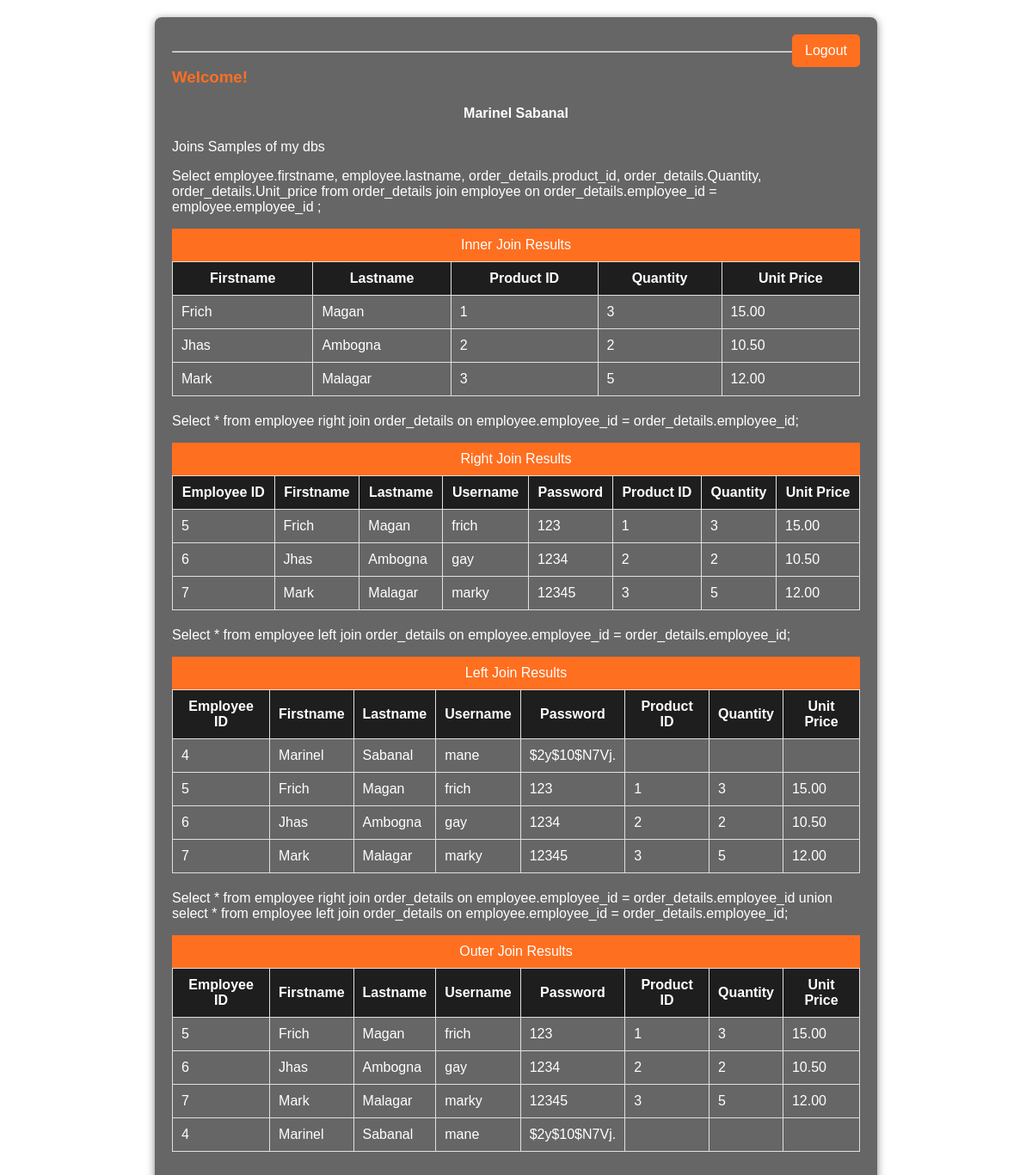
The app's page /login/home.php (signed in) with its own data.
### tables this page shows
CREATE TABLE `employee` (
  `employee_id` int(10) NOT NULL,
  `firstname` varchar(50) NOT NULL,
  `lastname` varchar(50) NOT NULL,
  `username` varchar(30) NOT NULL,
  `password` varchar(12) NOT NULL
);

CREATE TABLE `order_details` (
  `employee_id` int(10) NOT NULL,
  `Product_id` int(10) NOT NULL,
  `Quantity` int(15) DEFAULT NULL,
  `Unit_price` decimal(10,2) DEFAULT NULL
);

### login/home.php (the view, shortened to what this page needs)
<!DOCTYPE html>
<?php
require '../db/config.php';
$id = $_SESSION['user'];
$sql = $conn->prepare("SELECT * FROM `employee` WHERE `employee_id`='$id'");
$sql->execute();
$fetch = $sql->fetch();
$innerJoinSql = "
    SELECT
        employee.firstname,
        employee.lastname,
        order_details.product_id,
        order_details.Quantity,
        order_details.Unit_price
    FROM
        order_details
    JOIN
        employee ON order_details.employee_id = employee.employee_id";
$rightJoinSql = "
    SELECT
        employee.employee_id,
        employee.firstname,
        employee.lastname,
        employee.username,
        employee.password,
        order_details.Product_id,
        order_details.Quantity,
        order_details.Unit_price
    FROM
        employee
    RIGHT JOIN
        order_details ON employee.employee_id = order_details.employee_id";
$leftJoinSql = "
    SELECT
        employee.employee_id,
        employee.firstname,
        employee.lastname,
        employee.username,
        employee.password,
        order_details.Product_id,
        order_details.Quantity,
        order_details.Unit_price
    FROM
        employee
    LEFT JOIN
        order_details ON employee.employee_id = order_details.employee_id";
$outerJoinSql = "
    SELECT
        employee.employee_id,
        employee.firstname,
        employee.lastname,
        employee.username,
        employee.password,
        order_details.Product_id,
        order_details.Quantity,
        order_details.Unit_price
    FROM
        employee
    RIGHT JOIN
        order_details ON employee.employee_id = order_details.employee_id
    UNION
    SELECT
        employee.employee_id,
        employee.firstname,
        employee.lastname,
        employee.username,
        employee.password,
        order_details.Product_id,
        order_details.Quantity,
        order_details.Unit_price
    FROM
        employee
    LEFT JOIN
        order_details ON employee.employee_id = order_details.employee_id";
?>
<html lang="en">
<head>
</head>
<body>
    <div class="container">
        <hr/>
        <h3>Welcome!</h3>
        <center>
            <h4><?php echo htmlspecialchars($fetch['firstname'] . " " . $fetch['lastname']); ?></h4>
        </center>
        <a href="logout.php" class="logout">Logout</a>
        <p>Joins Samples of my dbs</p>
        <div>
            <p>Select  employee.firstname,   employee.lastname,   order_details.product_id, order_details.Quantity,   order_details.Unit_price from order_details  join employee on order_details.employee_id = employee.employee_id  ;</p>
            <div class="header">Inner Join Results</div>
            <table>
                <thead>
                    <tr>
                        <th>Firstname</th>
                        <th>Lastname</th>
                        <th>Product ID</th>
                        <th>Quantity</th>
                        <th>Unit Price</th>
                    </tr>
                </thead>
                <tbody>
                    <?php
                    foreach ($conn->query($innerJoinSql) as $row) {
                        echo "<tr>
                            <td>" . htmlspecialchars($row['firstname']) . "</td>
                            <td>" . htmlspecialchars($row['lastname']) . "</td>
                            <td>" . htmlspecialchars($row['product_id']) . "</td>
                            <td>" . htmlspecialchars($row['Quantity']) . "</td>
                            <td>" . htmlspecialchars($row['Unit_price']) . "</td>
                        </tr>";
                    }
                    ?>
                </tbody>
            </table>
        </div>
        <div>
            <p>Select * from employee right join  order_details on employee.employee_id = order_details.employee_id;</p>
            <div class="header">Right Join Results</div>
            <table>
                <thead>
                    <tr>
                        <th>Employee ID</th>
                        <th>Firstname</th>
                        <th>Lastname</th>
                        <th>Username</th>
                        <th>Password</th>
                        <th>Product ID</th>
                        <th>Quantity</th>
                        <th>Unit Price</th>
                    </tr>
                </thead>
                <tbody>
                    <?php
                    foreach ($conn->query($rightJoinSql) as $row) {
                        echo "<tr>
                            <td>" . htmlspecialchars($row['employee_id']) . "</td>
                            <td>" . htmlspecialchars($row['firstname']) . "</td>
                            <td>" . htmlspecialchars($row['lastname']) . "</td>
                            <td>" . htmlspecialchars($row['username']) . "</td>
                            <td>" . htmlspecialchars($row['password']) . "</td>
                            <td>" . htmlspecialchars($row['Product_id']) . "</td>
                            <td>" . htmlspecialchars($row['Quantity']) . "</td>
                            <td>" . htmlspecialchars($row['Unit_price']) . "</td>
                        </tr>";
                    }
                    ?>
                </tbody>
            </table>
        </div>
        <div>
              <p>Select * from employee left join  order_details on employee.employee_id = order_details.employee_id;</p>
            <div class="header">Left Join Results</div>
            <table>
                <thead>
                    <tr>
                        <th>Employee ID</th>
                        <th>Firstname</th>
                        <th>Lastname</th>
                        <th>Username</th>
                        <th>Password</th>
                        <th>Product ID</th>
                        <th>Quantity</th>
                        <th>Unit Price</th>
                    </tr>
                </thead>
                <tbody>
                    <?php
                    foreach ($conn->query($leftJoinSql) as $row) {
                        echo "<tr>
                            <td>" . htmlspecialchars($row['employee_id']) . "</td>
                            <td>" . htmlspecialchars($row['firstname']) . "</td>
                            <td>" . htmlspecialchars($row['lastname']) . "</td>
                            <td>" . htmlspecialchars($row['username']) . "</td>
                            <td>" . htmlspecialchars($row['password']) . "</td>
                            <td>" . htmlspecialchars($row['Product_id']) . "</td>
                            <td>" . htmlspecialchars($row['Quantity']) . "</td>
                            <td>" . htmlspecialchars($row['Unit_price']) . "</td>
                        </tr>";
                    }
                    ?>
                </tbody>
            </table>
        </div>
        <div>
            <p>Select * from employee right join  order_details  on employee.employee_id = order_details.employee_id union  select * from employee left join  order_details  on employee.employee_id = order_details.employee_id;</p>
            <div class="header">Outer Join Results</div>
            <table>
                <thead>
                    <tr>
                        <th>Employee ID</th>
                        <th>Firstname</th>
                        <th>Lastname</th>
                        <th>Username</th>
                        <th>Password</th>
                        <th>Product ID</th>
                        <th>Quantity</th>
                        <th>Unit Price</th>
                    </tr>
                </thead>
                <tbody>
                    <?php
                    foreach ($conn->query($outerJoinSql) as $row) {
                        echo "<tr>
                            <td>" . htmlspecialchars($row['employee_id']) . "</td>
                            <td>" . htmlspecialchars($row['firstname']) . "</td>
                            <td>" . htmlspecialchars($row['lastname']) . "</td>
                            <td>" . htmlspecialchars($row['username']) . "</td>
                            <td>" . htmlspecialchars($row['password']) . "</td>
                            <td>" . htmlspecialchars($row['Product_id']) . "</td>
                            <td>" . htmlspecialchars($row['Quantity']) . "</td>
                            <td>" . htmlspecialchars($row['Unit_price']) . "</td>
                        </tr>";
                    }
                    ?>
                </tbody>
            </table>
        </div>
    </div>
</body>
</html>

### login/home.php (style rules this page uses)
body { font-family: Arial, sans-serif; background-color: transparent; color: white; margin: 0; padding: 20px; }
.container { max-width: 800px; margin: auto; background: rgba(0, 0, 0, 0.6); padding: 20px; border-radius: 8px; box-shadow: 0 2px 10px rgba(0, 0, 0, 0.5); position: relative; }
h3 { color: #FF6F20; }
table { width: 100%; border-collapse: collapse; margin-bottom: 20px; }
th, td { padding: 10px; border: 1px solid #e0e0e0; }
th { background-color: #1E1E1E; }
.header { background: #FF6F20; color: white; padding: 10px; text-align: center; }
a.logout { background-color: #FF6F20; color: white; padding: 10px 15px; text-decoration: none; border-radius: 5px; position: absolute; top: 20px; right: 20px; }

### records on screen
employee: firstname+lastname "Marinel Sabanal", employee_id "4", firstname "Marinel", lastname "Sabanal", username "mane", password "$2y$10$N7Vj."
order_details: employee_id.firstname "Frich", employee_id.lastname "Magan", Product "1", Quantity "3", Unit_price "15.00", employee_id.employee_id "5", employee_id.username "frich", employee_id.password "123"
order_details: employee_id.firstname "Jhas", employee_id.lastname "Ambogna", Product "2", Quantity "2", Unit_price "10.50", employee_id.employee_id "6", employee_id.username "gay", employee_id.password "1234"
order_details: employee_id.firstname "Mark", employee_id.lastname "Malagar", Product "3", Quantity "5", Unit_price "12.00", employee_id.employee_id "7", employee_id.username "marky", employee_id.password "12345"
